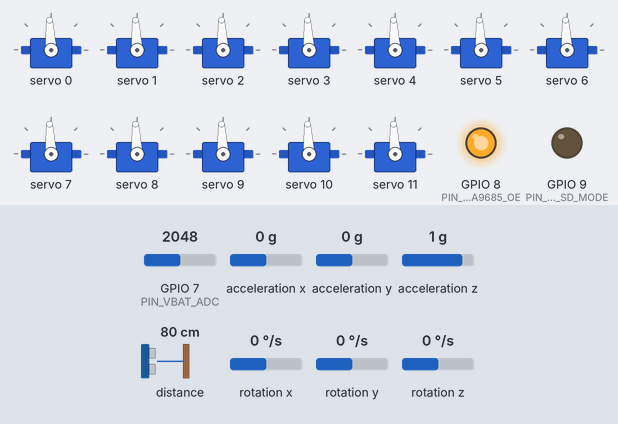
A program run on a simulated Seeed XIAO ESP32-S3. Shown: 12 × servo, output pins drawn as LEDs (lit = HIGH). Inputs (shaded band) come from the test bench; at power-on: GPIO 7 (PIN_VBAT_ADC) = 2048, acceleration z 1 g, acceleration y 0 g, rotation x 0 °/s, acceleration x 0 g, distance to the obstacle 80 cm, rotation y 0 °/s, rotation z 0 °/s. I2S audio is not simulated (input reads silence); the camera gives no picture.

Above: at 1.5 s.
1.6 s: GPIO 7 (PIN_VBAT_ADC) set to 2611
3.1 s: GPIO 7 (PIN_VBAT_ADC) set to 2684
At 3.26 s:
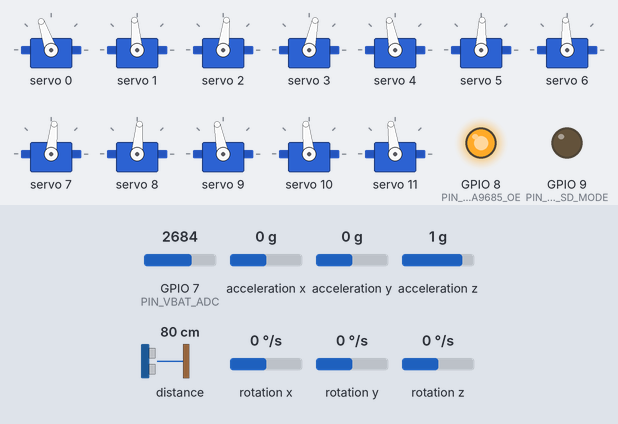
6.1 s: acceleration z set to 0.1 g
9.1 s: acceleration z set to -0.1 g
At 10.2 s:
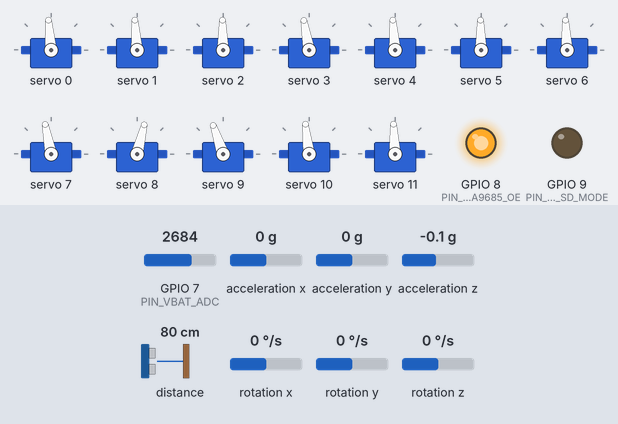
11.1 s: acceleration y set to -0.1 g
At 13.9 s:
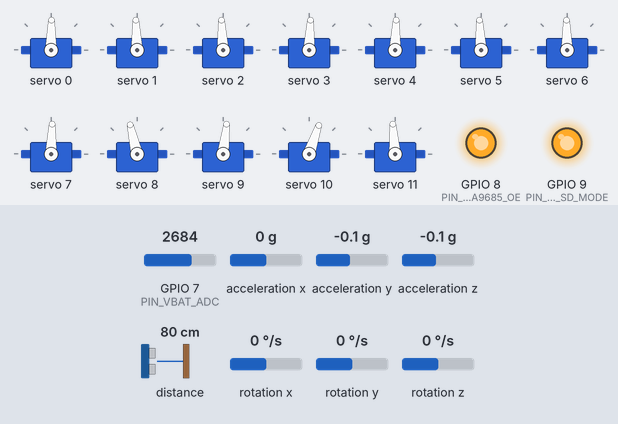
14.1 s: rotation x set to -192 °/s
At 17.3 s:
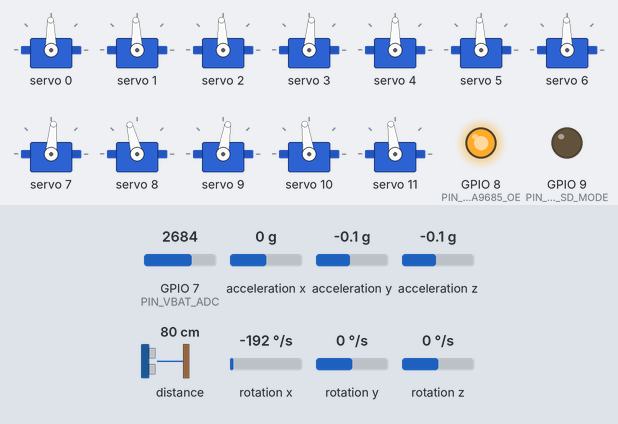
Timing chart, 0 to 41.0 s (numbered marks = the images above; inputs shaded):
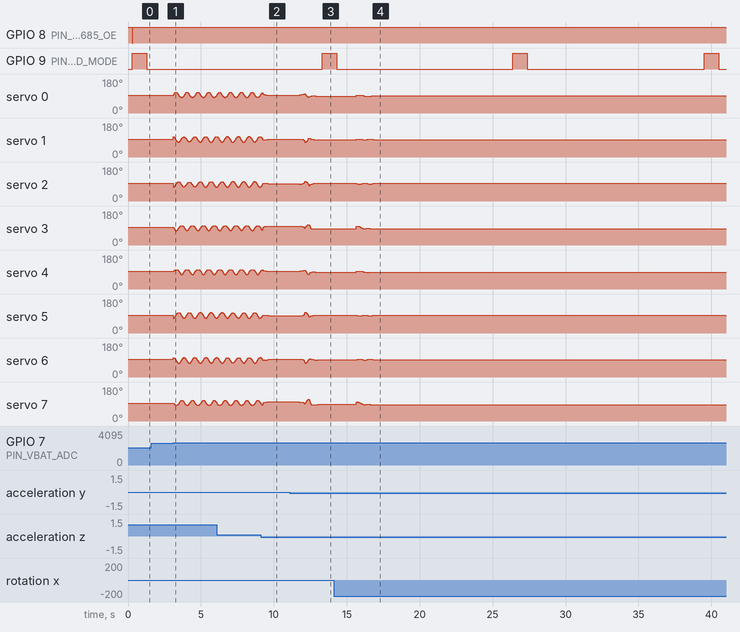

Measured:
- the behaviour switches between 2648 and 2649 on GPIO 7 (PIN_VBAT_ADC) (found by bisection; images 0 and 1)
- the behaviour switches between 0 and -0.1 g on acceleration z (found by bisection; images 1 and 2)
- the behaviour switches between 0 and -0.1 g on acceleration y (found by bisection; images 2 and 3)
- after the input at 1.6 s, every drawn part: stays the same
- after the input at 9.1 s, servo 10: goes on until 9.7 s, then stays 97°; servo 11: stays 93° (without the input it goes to 94° after 1.7 s)
- by itself, GPIO 9 (PIN_AMP_SD_MODE): alternates HIGH for 1.0 s and LOW for 12.1 s

The program:

main.cpp
```cpp
// RNV1 (Robotic Neural Vector 1) - Dual-Core FreeRTOS ESP32-S3 Firmware
// Core 1 (50 Hz Hard Real-Time): MPU-6050 IMU -> RNV1 36-64-64-12 NN -> PCA9685 12-DOF Servos
// Core 0 (Vision/Spatial/Voice): OV5640/OV3660 Camera + 2-DOF VL53L0X Scan + PDM Mic + MAX98357A Speech
#include <Arduino.h>
#include <Wire.h>
#include <driver/i2s.h>
#include <esp_camera.h>
#include <Adafruit_PWMServoDriver.h>
#include <MPU6050.h>
#include <VL53L0X.h>

#include "rnv1_config.h"
#include "rnv1_policy.h"

static Adafruit_PWMServoDriver pca9685(I2C_ADDR_PCA9685);
static MPU6050 imu(I2C_ADDR_MPU6050);
static VL53L0X tof;

static rnv1::IMUFilter imu_filter;
static rnv1::SpatialPlanner planner;

// Shared state protected by spinlock between Core 0 (Planner) and Core 1 (Locomotion)
static portMUX_TYPE g_mux = portMUX_INITIALIZER_UNLOCKED;
static float g_cmd_vx = 0.0f, g_cmd_vy = 0.0f, g_cmd_yaw = 0.0f;
static float g_tof_dist_m = 1.5f;
static float g_head_yaw_rad = 0.0f, g_head_pitch_rad = 0.0f;
static bool  g_low_batt_warn = false;
static bool  g_emergency_stop = false;

static uint16_t rad_to_pca9685_tick(float rad) {
    float us = SERVO_NEUTRAL_US + rad * SERVO_US_PER_RAD;
    us = rnv1::clampf(us, 550.0f, 2450.0f);
    // 12-bit PCA9685 @ SERVO_PWM_FREQ_HZ (100Hz => 2.4414 us/tick, unbiased nearest-tick rounding)
    return static_cast<uint16_t>(std::lroundf(us * (4096.0f * SERVO_PWM_FREQ_HZ / 1000000.0f)));
}

static void speak_offline_japanese(const char* romaji_phrase) {
    static int16_t pcm_buf[16000]; // 1.0 sec buffer (32 KB)
    int n_samples = rnv1::FormantVoiceSynth::synthesize_romaji(romaji_phrase, pcm_buf, 16000, 16000);
    if (n_samples <= 0) return;
    digitalWrite(PIN_AMP_SD_MODE, HIGH);
    size_t bytes_written = 0;
    i2s_write(I2S_NUM_1, pcm_buf, static_cast<size_t>(n_samples) * sizeof(int16_t), &bytes_written, portMAX_DELAY);
    digitalWrite(PIN_AMP_SD_MODE, LOW);
}

// --- CORE 1: Deterministic 50 Hz Locomotion & Active Balance Task ---
static void task_locomotion_core1(void* /*pv*/) {
    float phi = 0.0f;
    float head_scan = 0.0f;
    float prev_act[RNV1_ACT_DIM] = {0};
    float prev2_act[RNV1_ACT_DIM] = {0};
    float obs[RNV1_OBS_DIM] = {0};
    float target_q[RNV1_ACT_DIM] = {0};

    const TickType_t period = pdMS_TO_TICKS(20); // Exact 50 Hz
    TickType_t last_wake = xTaskGetTickCount();

    // Release PCA9685 OE# ONLY after neutral pose is commanded
    for (int i = 0; i < RNV1_ACT_DIM; ++i) {
        pca9685.setPWM(i, 0, rad_to_pca9685_tick(0.0f));
    }
    digitalWrite(PIN_PCA9685_OE, LOW);

    while (true) {
        vTaskDelayUntil(&last_wake, period);

        // 1. Read MPU-6050 (accel +-8g, gyro +-1000 deg/s)
        int16_t ax_r, ay_r, az_r, gx_r, gy_r, gz_r;
        imu.getMotion6(&ax_r, &ay_r, &az_r, &gx_r, &gy_r, &gz_r);
        float ax = ax_r / 4096.0f;
        float ay = ay_r / 4096.0f;
        float az = az_r / 4096.0f;
        float gx = (gx_r / 32.8f) * (rnv1::PI_F / 180.0f);
        float gy = (gy_r / 32.8f) * (rnv1::PI_F / 180.0f);
        float gz = (gz_r / 32.8f) * (rnv1::PI_F / 180.0f);

        imu_filter.update(ax, ay, az, gx, gy, 0.02f);
        float proj_g[3];
        imu_filter.get_projected_gravity(proj_g);

        // 2. Battery voltage check (2S Li-ion undervoltage protection)
        float vbat = (analogReadMilliVolts(PIN_VBAT_ADC) / 1000.0f) * VBAT_DIVIDER_RATIO;
        bool warn_batt = (vbat > 2.0f && vbat < VBAT_LOW_WARN_V);
        bool low_batt  = (vbat > 2.0f && vbat < VBAT_CUTOFF_V);
        float tilt_rad = std::acos(rnv1::clampf(-proj_g[2], -1.0f, 1.0f));

        float vx, vy, yaw, tof_m;
        portENTER_CRITICAL(&g_mux);
        vx = g_cmd_vx; vy = g_cmd_vy; yaw = g_cmd_yaw;
        tof_m = g_tof_dist_m;
        g_low_batt_warn = warn_batt;
        bool estop = g_emergency_stop || low_batt || (tilt_rad > FALL_TILT_MAX_RAD);
        portEXIT_CRITICAL(&g_mux);

        if (estop) {
            digitalWrite(PIN_PCA9685_OE, HIGH); // Immediately cut servo torque on fall/undervoltage
            continue;
        }

        // 3. Build 36-D observation & run RNV1 neural policy (<0.55 ms!)
        alignas(16) float obs_aligned[RNV1_OBS_DIM];
        obs_aligned[0] = proj_g[0]; obs_aligned[1] = proj_g[1]; obs_aligned[2] = proj_g[2];
        obs_aligned[3] = gx * 0.25f; obs_aligned[4] = gy * 0.25f; obs_aligned[5] = gz * 0.25f;
        obs_aligned[6] = vx; obs_aligned[7] = vy; obs_aligned[8] = yaw;
        obs_aligned[9]  = std::sin(2.0f * rnv1::PI_F * phi);
        obs_aligned[10] = std::cos(2.0f * rnv1::PI_F * phi);
        std::memcpy(&obs_aligned[11], prev_act, sizeof(prev_act));
        std::memcpy(&obs_aligned[23], prev2_act, sizeof(prev2_act));
        obs_aligned[35] = rnv1::clampf(tof_m / 1.5f, 0.0f, 1.0f);
        (void)obs;

        static rnv1::OnlineEnvAdapter env_adapter;
        const float gyro_rad[3] = { gx, gy, gz };
        rnv1::infer_policy_adaptive(obs_aligned, phi, vx, vy, yaw, head_scan, env_adapter, proj_g, gyro_rad, target_q);

        std::memcpy(prev2_act, prev_act, sizeof(prev_act));
        std::memcpy(prev_act, target_q, sizeof(target_q));

        // 4. Write all 12 joints to PCA9685 over 400kHz I2C
        for (int i = 0; i < RNV1_ACT_DIM; ++i) {
            pca9685.setPWM(i, 0, rad_to_pca9685_tick(target_q[i]));
        }

        portENTER_CRITICAL(&g_mux);
        g_head_yaw_rad = target_q[J_HEAD_YAW];
        g_head_pitch_rad = target_q[J_HEAD_PITCH];
        portEXIT_CRITICAL(&g_mux);

        float freq = rnv1::clampf(RNV1_CPG[0], 0.8f, 2.8f);
        phi = std::fmod(phi + freq * 0.02f, 1.0f);
        head_scan += 1.4f * 0.02f;
    }
}

// --- CORE 0: Spatial ToF Mapping, Vision & Voice Interaction Task ---
static void task_perception_core0(void* /*pv*/) {
    speak_offline_japanese("konnichiwa aaru enu bui wan kidou");
    uint32_t last_speak_ms = millis();

    while (true) {
        // 1. Sample VL53L0X laser rangefinder & update egocentric 2D spatial planner
        uint16_t mm = tof.readRangeContinuousMillimeters();
        if (!tof.timeoutOccurred()) {
            float d_m = mm / 1000.0f;
            float hy, hp;
            bool warn_batt = false;
            portENTER_CRITICAL(&g_mux);
            hy = g_head_yaw_rad;
            hp = g_head_pitch_rad;
            g_tof_dist_m = d_m;
            warn_batt = g_low_batt_warn;
            portEXIT_CRITICAL(&g_mux);

            planner.update_tof_ray(hy, hp, d_m, 0.04f);
            float vx, vy, yaw;
            planner.compute_autonomous_cmd(vx, vy, yaw);
            planner.shift_odometry(yaw * 0.04f, 0.04f);

            portENTER_CRITICAL(&g_mux);
            if (planner.cliff_detected || vx <= 0.0f) {
                g_cmd_vx = vx; g_cmd_vy = vy; g_cmd_yaw = yaw; // Instant halt/reverse on cliff or close obstacle
            } else {
                g_cmd_vx  = 0.75f * g_cmd_vx  + 0.25f * vx;
                g_cmd_vy  = 0.75f * g_cmd_vy  + 0.25f * vy;
                g_cmd_yaw = 0.75f * g_cmd_yaw + 0.25f * yaw;
            }
            portEXIT_CRITICAL(&g_mux);

            // Autonomous vocal status announcements when encountering cliffs, obstacles, or low battery
            if (planner.cliff_detected && (millis() - last_speak_ms > 4000)) {
                speak_offline_japanese("dansa hakken tomari masu");
                last_speak_ms = millis();
            } else if (warn_batt && (millis() - last_speak_ms > 12000)) {
                speak_offline_japanese("denchi teika juuden shite kudasai");
                last_speak_ms = millis();
            } else if (d_m < 0.25f && (millis() - last_speak_ms > 5000)) {
                speak_offline_japanese("shougai butsu kaihi");
                last_speak_ms = millis();
            }
        }

        // 2. Capture lightweight QQVGA camera frame for brightness/person cueing
        camera_fb_t* fb = esp_camera_fb_get();
        if (fb) {
            esp_camera_fb_return(fb);
        }

        vTaskDelay(pdMS_TO_TICKS(40)); // 25 Hz perception loop
    }
}

void setup() {
    pinMode(PIN_PCA9685_OE, OUTPUT);
    digitalWrite(PIN_PCA9685_OE, HIGH); // Keep all servos safely disabled during init
    pinMode(PIN_AMP_SD_MODE, OUTPUT);
    digitalWrite(PIN_AMP_SD_MODE, LOW);

    Serial.begin(115200);
    Wire.begin(PIN_I2C_SDA, PIN_I2C_SCL, 400000);

    pca9685.begin();
    pca9685.setOscillatorFrequency(27000000);
    pca9685.setPWMFreq(SERVO_PWM_FREQ_HZ);

    imu.initialize();
    imu.setFullScaleAccelRange(MPU6050_ACCEL_FS_8);
    imu.setFullScaleGyroRange(MPU6050_GYRO_FS_1000);
    imu.setDLPFMode(MPU6050_DLPF_BW_10); // 10Hz silicon anti-alias LPF rejects foot-impact shock

    tof.setTimeout(100);
    tof.init();
    tof.startContinuous(33);

    // Configure I2S_NUM_1 TX for MAX98357A 16kHz 16-bit mono speaker output
    i2s_config_t i2s_cfg = {};
    i2s_cfg.mode = static_cast<i2s_mode_t>(I2S_MODE_MASTER | I2S_MODE_TX);
    i2s_cfg.sample_rate = 16000;
    i2s_cfg.bits_per_sample = I2S_BITS_PER_SAMPLE_16BIT;
    i2s_cfg.channel_format = I2S_CHANNEL_FMT_ONLY_LEFT;
    i2s_cfg.communication_format = I2S_COMM_FORMAT_STAND_I2S;
    i2s_cfg.dma_buf_count = 6;
    i2s_cfg.dma_buf_len = 256;
    i2s_pin_config_t pin_cfg = { PIN_I2S_SPK_BCLK, PIN_I2S_SPK_LRC, PIN_I2S_SPK_DOUT, I2S_PIN_NO_CHANGE };
    i2s_driver_install(I2S_NUM_1, &i2s_cfg, 0, nullptr);
    i2s_set_pin(I2S_NUM_1, &pin_cfg);

    // Initialize onboard XIAO ESP32S3 Sense B2B camera (OV5640/OV3660, zero header GPIO conflict)
    camera_config_t cam_cfg = {};
    cam_cfg.pin_pwdn = -1;
    cam_cfg.pin_reset = -1;
    cam_cfg.pin_xclk = 10;
    cam_cfg.pin_sccb_sda = 40;
    cam_cfg.pin_sccb_scl = 39;
    cam_cfg.pin_d7 = 48; cam_cfg.pin_d6 = 11; cam_cfg.pin_d5 = 12; cam_cfg.pin_d4 = 14;
    cam_cfg.pin_d3 = 16; cam_cfg.pin_d2 = 18; cam_cfg.pin_d1 = 17; cam_cfg.pin_d0 = 15;
    cam_cfg.pin_vsync = 38;
    cam_cfg.pin_href = 47;
    cam_cfg.pin_pclk = 13;
    cam_cfg.xclk_freq_hz = 20000000;
    cam_cfg.ledc_timer = LEDC_TIMER_0;
    cam_cfg.ledc_channel = LEDC_CHANNEL_0;
    cam_cfg.pixel_format = PIXFORMAT_GRAYSCALE;
    cam_cfg.frame_size = FRAMESIZE_QQVGA; // 160x120 lightweight edge vision in PSRAM
    cam_cfg.fb_count = 2;
    cam_cfg.fb_location = CAMERA_FB_IN_PSRAM;
    cam_cfg.grab_mode = CAMERA_GRAB_LATEST;
    esp_camera_init(&cam_cfg);

    xTaskCreatePinnedToCore(task_locomotion_core1, "rnv1_ctrl", 8192, nullptr, 5, nullptr, 1);
    xTaskCreatePinnedToCore(task_perception_core0, "rnv1_perc", 16384, nullptr, 2, nullptr, 0);
}

void loop() {
    vTaskDelay(pdMS_TO_TICKS(1000));
}
```

rnv1_config.h
```cpp
// RNV1 Hardware Configuration & Zero-Conflict XIAO ESP32S3 Sense Pinout
// Single-source-of-truth synchronized with bom/wiring_pinout.json
#pragma once
#include <stdint.h>

// --- I2C Bus (400 kHz Fast Mode) ---
#define PIN_I2C_SDA         5   // XIAO D4 (GPIO5)
#define PIN_I2C_SCL         6   // XIAO D5 (GPIO6)
#define I2C_ADDR_PCA9685    0x40
#define I2C_ADDR_MPU6050    0x68
#define I2C_ADDR_VL53L0X    0x29

// --- I2S_NUM_1 Audio Output -> MAX98357A Class-D 3W Amp ---
#define PIN_I2S_SPK_BCLK    1   // XIAO D0 (GPIO1)
#define PIN_I2S_SPK_LRC     2   // XIAO D1 (GPIO2)
#define PIN_I2S_SPK_DOUT    4   // XIAO D3 (GPIO4)
#define PIN_AMP_SD_MODE     9   // XIAO D10 (GPIO9) - High=Active, Low=Mute/Standby

// --- I2S_NUM_0 Audio Input -> Onboard PDM Digital Mic (B2B Sense Board) ---
#define PIN_PDM_MIC_CLK     42  // Internal Sense B2B
#define PIN_PDM_MIC_DATA    41  // Internal Sense B2B

// --- Control & Safety GPIO ---
#define PIN_TOF_XSHUT       3   // XIAO D2 (GPIO3)
#define PIN_VBAT_ADC        7   // XIAO D8 (GPIO7, ADC1_CH6 via 200k/100k divider: Vbat = Vadc * 3.0)
#define PIN_PCA9685_OE      8   // XIAO D9 (GPIO8, Active-Low; 10k pull-up disables servos at boot!)

// --- Battery & Safety Thresholds (2S 14500 Li-ion 7.4V Nominal) ---
#define VBAT_DIVIDER_RATIO  3.0f    // 200kOhm / 100kOhm divider -> 8.4V maps to 2.80V
#define VBAT_LOW_WARN_V     6.80f   // Speak low-battery warning
#define VBAT_CUTOFF_V       6.40f   // Safe posture sit-down + disable PCA9685 OE#
#define FALL_TILT_MAX_RAD   0.785f  // 45 deg safety fall detector

// --- Servo Calibration (MG90S / SG90 @ 100Hz 12-bit PCA9685 => 2.4414 us/tick, 500..2500 us = -90..+90 deg) ---
#define SERVO_PWM_FREQ_HZ   100.0f
#define SERVO_NEUTRAL_US    1500.0f
#define SERVO_US_PER_RAD    636.61977f  // 1000 us / (pi/2)

// PCA9685 Channel Assignment (matches MuJoCo actuator indices 0..11)
enum RNV1JointIndex : uint8_t {
    J_L_HIP_ROLL    = 0,
    J_L_HIP_PITCH   = 1,
    J_L_ANKLE_PITCH = 2,
    J_L_ANKLE_ROLL  = 3,
    J_R_HIP_ROLL    = 4,
    J_R_HIP_PITCH   = 5,
    J_R_ANKLE_PITCH = 6,
    J_R_ANKLE_ROLL  = 7,
    J_L_SHOULDER   = 8,
    J_R_SHOULDER   = 9,
    J_HEAD_YAW     = 10,
    J_HEAD_PITCH   = 11
};
```

Source omitted: rnv1_policy.h (22628 bytes), rnv1_policy_weights.h (120018 bytes)
